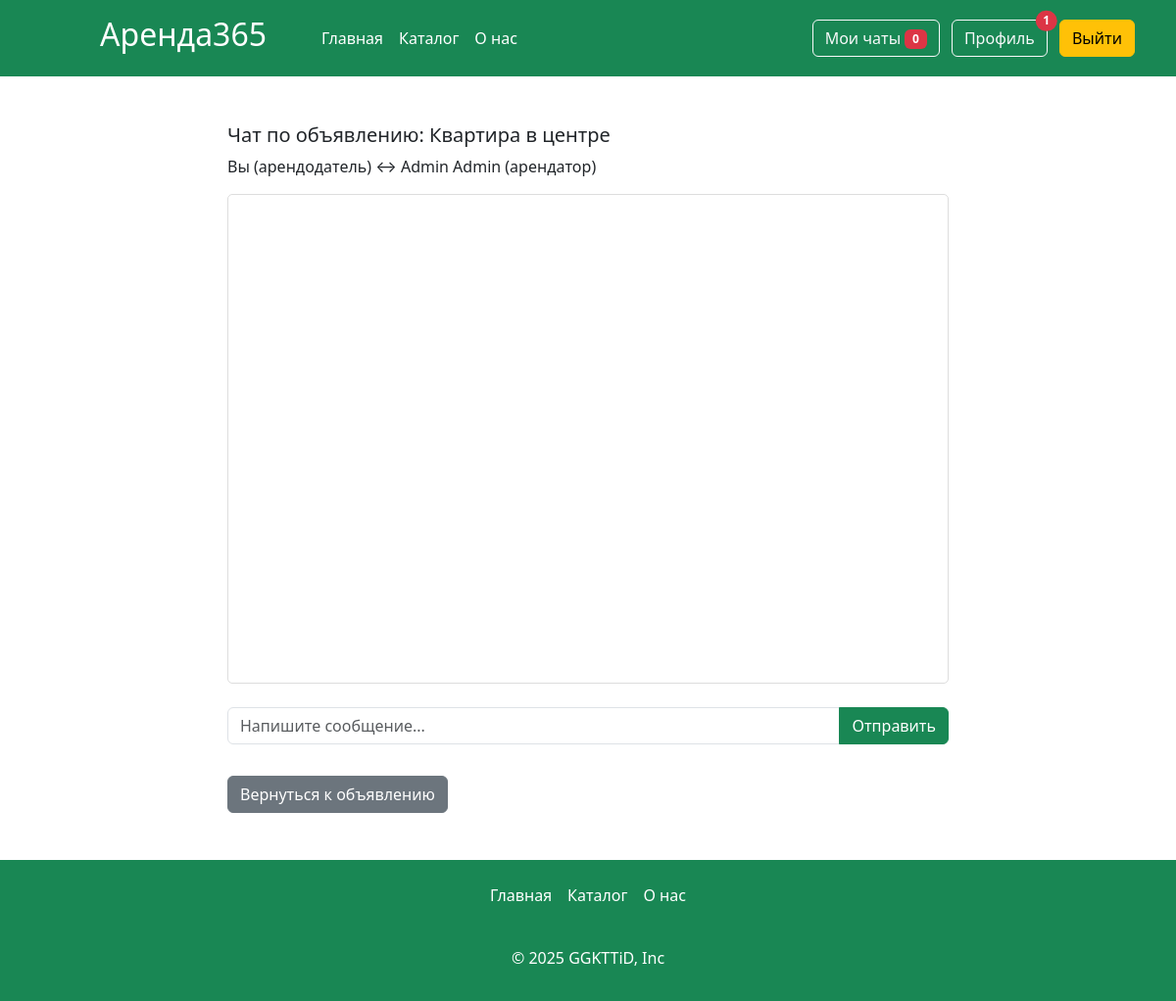
The page /chat/8/3 (signed in) on the database as committed earlier.
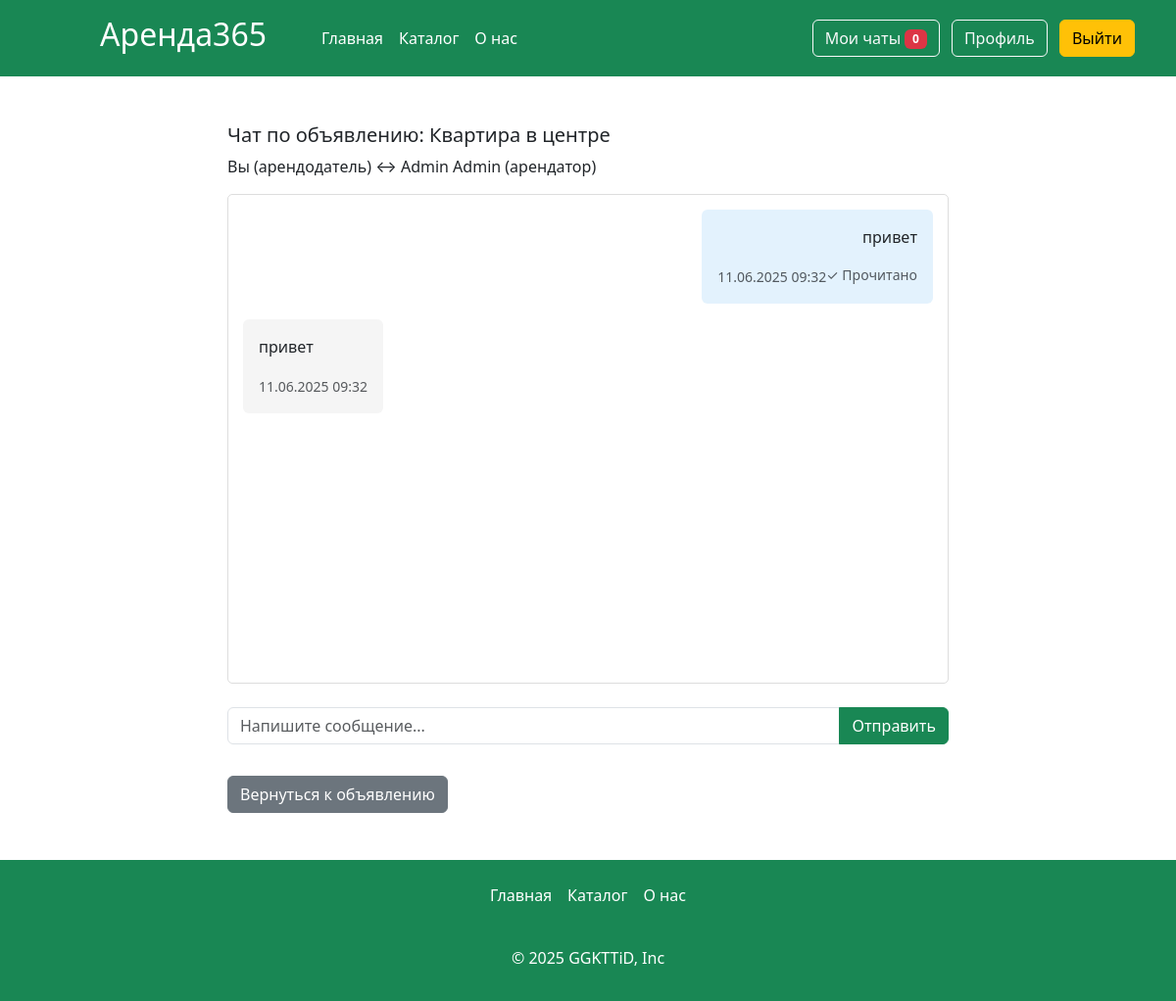
The same page on the database as committed later.
### app.py (models this page shows, shortened)
class Articles(db.Model):
    id = db.Column(db.Integer,primary_key=True)
    title = db.Column(db.String(100))
    text = db.Column(db.Text)
    image_name = db.Column(db.String(100))
    category = db.Column(db.String(100))
    price = db.Column(db.Integer)
    floor = db.Column(db.Integer)
    entrance = db.Column(db.Integer)
    type_app = db.Column(db.String(100))
    address= db.Column(db.String(100))
    count_rooms = db.Column(db.Integer)
    hide = db.Column(db.Boolean, default=True)
    created_at = db.Column(db.DateTime, default=datetime.now)
    id_user = db.Column(db.Integer, db.ForeignKey('users.id'))
    orders = db.relationship('Orders', backref='article', lazy=True)
    images = db.relationship('Image', backref='article', lazy=True, cascade="all, delete-orphan")

class Users(db.Model):
    id = db.Column(db.Integer,primary_key=True)
    name = db.Column(db.String(100))
    surname = db.Column(db.String(100))
    email = db.Column(db.String(100), unique=True)
    password = db.Column(db.String(100), unique=True)
    root = db.Column(db.Integer, default=0)
    avatar = db.Column(db.String(120), default='default.jpg')
    articles = db.relationship('Articles', backref='users', lazy=True)

class Messages(db.Model):
    id = db.Column(db.Integer, primary_key=True)
    content = db.Column(db.Text, nullable=False)
    timestamp = db.Column(db.DateTime, default=datetime.now)
    sender_id = db.Column(db.Integer, db.ForeignKey('users.id'), nullable=False)
    recipient_id = db.Column(db.Integer, db.ForeignKey('users.id'), nullable=False)
    article_id = db.Column(db.Integer, db.ForeignKey('articles.id'), nullable=False)
    is_read = db.Column(db.Boolean, default=False)
    sender = db.relationship('Users', foreign_keys=[sender_id])
    recipient = db.relationship('Users', foreign_keys=[recipient_id])
    article = db.relationship('Articles')

### app.py (the view)
@app.route('/chat/<int:article_id>/<int:recipient_id>')
def chat(article_id, recipient_id):
    current_user = Users.query.filter_by(email=session['name']).first()
    article = Articles.query.get_or_404(article_id)
    recipient = Users.query.get_or_404(recipient_id)
    landlord_id = article.id_user
    if current_user.id == landlord_id:
        tenant_id = recipient_id
        if not Orders.query.filter_by(id_article=article_id, id_user=recipient_id).first():
            abort(403, description="Этот пользователь не арендовал данное жилье")
    else:
        tenant_id = current_user.id
        if not Orders.query.filter_by(id_article=article_id, id_user=current_user.id).first():
            abort(403, description="Вы не арендовали данное жилье")
        if recipient_id != landlord_id:
            abort(403, description="Некорректный собеседник")
    interlocutor = Users.query.get_or_404(recipient_id)
    messages = Messages.query.filter(
        ((Messages.sender_id == current_user.id) & (Messages.recipient_id == recipient_id)) |
        ((Messages.sender_id == recipient_id) & (Messages.recipient_id == current_user.id)),
        Messages.article_id == article_id
    ).order_by(Messages.timestamp.asc()).all()
    for message in messages:
        if message.recipient_id == current_user.id and not message.is_read:
            message.is_read = True
            db.session.commit()
    return render_template('chat.html',
                         messages=messages,
                         article=article,
                         interlocutor=interlocutor,
                         current_user=current_user,
                         is_landlord=current_user.id == landlord_id,recipient=recipient)

### app.py (called while the page is built)
@app.context_processor
def inject_unread_messages():
    if 'name' in session:
        current_user = Users.query.filter_by(email=session['name']).first()
        unread_count = Messages.query.filter_by(recipient_id=current_user.id, is_read=False).count()
        return dict(unread_messages=unread_count)
    return dict(unread_messages=0)

@app.context_processor
def inject_user():
    def get_user_name():
        if 'name' in session:
            return Users.query.filter_by(email=session['name']).first()
    return dict(active_user=get_user_name())

@app.context_processor
def inject_unread_count():
    if 'name' in session:
        user = Users.query.filter_by(email=session['name']).first()
        if user:
            unread_count = Notification.query.filter_by(user_id=user.id, is_read=False).count()
            return dict(unread_notifications=unread_count)
    return dict(unread_notifications=0)

### templates/chat.html (shortened to what this page needs)
{% extends 'base.html' %}
{% block main %}
<main>
    <div class="container my-5">
        <div class="row">
            <div class="col-md-8 mx-auto">
            <div class="chat-header">
                <h5>Чат по объявлению: {{ article.title }}</h5>
                <p>
                    {% if is_landlord %}
                        Вы (арендодатель) ↔ {{ interlocutor.name }} {{ interlocutor.surname }} (арендатор)
                    {% else %}
                        Вы (арендатор) ↔ {{ interlocutor.name }} {{ interlocutor.surname }} (арендодатель)
                    {% endif %}
                </p>
            </div>
                <div class="chat-container mb-4" style="height: 500px; overflow-y: auto; border: 1px solid #ddd; padding: 15px; border-radius: 5px;">
                    {% for message in messages %}
                    <div class="message mb-3 {% if message.sender_id == current_user.id %}text-end{% endif %}">
                        <div class="d-flex {% if message.sender_id == current_user.id %}justify-content-end{% else %}justify-content-start{% endif %}">
                            <div class="message-content p-3 rounded"
                                 style="max-width: 70%;
                                        {% if message.sender_id == current_user.id %}background-color: #e3f2fd;{% else %}background-color: #f5f5f5;{% endif %}">
                                <p>{{ message.content }}</p>
                                <small class="text-muted">{{ message.timestamp.strftime('%d.%m.%Y %H:%M') }}</small>
                                {% if message.sender_id == current_user.id and message.is_read %}
                                <small class="text-muted float-end">✓ Прочитано</small>
                                {% endif %}
                            </div>
                        </div>
                    </div>
                    {% endfor %}
                </div>
                <form method="POST" action="{{ url_for('send_message', article_id=article.id, recipient_id=recipient.id) }}">
                    <div class="input-group mb-3">
                        <input type="text" name="content" class="form-control" placeholder="Напишите сообщение..." required>
                        <button class="btn btn-success" type="submit">Отправить</button>
                    </div>
                </form>
                <a href="{{ url_for('card', id=article.id) }}" class="btn btn-secondary mt-3">Вернуться к объявлению</a>
            </div>
        </div>
    </div>
</main>
{% endblock %}

### templates/base.html (shortened to what this page needs)
<!DOCTYPE html>
<html lang="en">
  <head>
    <link
      href="{{ url_for('static', filename='css/bootstrap.min.css') }}"
      rel="stylesheet"
    />
    <link rel="stylesheet" href="{{ url_for('static', filename='css/style.css') }}" />
    <link rel="stylesheet" href="https://cdn.jsdelivr.net/npm/flatpickr/dist/flatpickr.min.css">
<link
  rel="stylesheet"
  href="https://unpkg.com/leaflet@1.9.4/dist/leaflet.css"
/>
  </head>
  <body>
    <header class="p-3 text-bg-success">
      <div class="container">
        <div
          class="d-flex flex-wrap align-items-center justify-content-center justify-content-lg-start"
        >
          <a
            href="/"
            class="d-flex align-items-center mb-2 mb-lg-0 text-white text-decoration-none"
          >
            <h2>Аренда365</h2>
          </a>
          <ul
            class="nav col-12 col-lg-auto me-lg-auto mx-5 mb-2 justify-content-center mb-md-0"
          >
            <li>
              <a href="/" class="nav-link px-2 text-white">Главная</a>
            </li>
            <li><a href="/catalog" class="nav-link px-2 text-white">Каталог</a></li>
            <li>
              <a href="/about" class="nav-link px-2 text-white">О нас</a>
            </li>
          </ul>
          <div class="text-end">
            {%if 'name' in session and active_user %}
            <a href="/my_chats" class="btn btn-outline-light me-2">Мои чаты <span class="badge bg-danger">{{ unread_messages }}</span></a>
            <a href="/profile" class="btn btn-outline-light me-2 position-relative">
              Профиль
              {% if unread_notifications > 0 %}
            <span class="position-absolute top-0 start-100 translate-middle badge rounded-pill bg-danger">
                {{ unread_notifications }}
            </span>
            {% endif %}
            </a>
            <a href="/logout"  class="btn btn-warning">Выйти</a>
            {% else %}
            <a href="/login" class="btn btn-outline-light me-2">Вход</a>
             <a href="/reg"  class="btn btn-warning">Регистрация</a>
             {%endif%}
          </div>
        </div>
      </div>
    </header>
    {% block main %} {% endblock %}
    <footer class="py-3 text-bg-success">
      <ul class="nav justify-content-center pb-3 mb-3">
        <li class="nav-item">
          <a href="/" class="nav-link px-2 text-white">Главная</a>
        </li>
        <li class="nav-item">
          <a href="/catalog" class="nav-link px-2 text-white">Каталог</a>
        </li>
        <li class="nav-item">
          <a href="/about" class="nav-link px-2 text-white">О нас</a>
        </li>
      </ul>
      <p class="text-center text-body-white">© 2025 GGKTTiD, Inc</p>
    </footer>
  </body>
</html>

### static/css/style.css (style rules this page uses)
html { height: 100%; }
body { display: flex; flex-direction: column; height: 100%; background-color: #ffff; border-radius: 30px; }
main { flex: 1 0 auto; }
footer { flex: 0 0 auto; }
.chat-container { scroll-behavior: smooth; }
.message-content { word-wrap: break-word; }

Rows that differ between the two databases and show on the page:
added Messages: content "привет", timestamp "11.06.2025 09:32", is_read "✓ Прочитано"
added Messages: content "привет", timestamp "11.06.2025 09:32"
Other text that changed with them:
{{ unread_notifications }}: "1" → (not shown)
